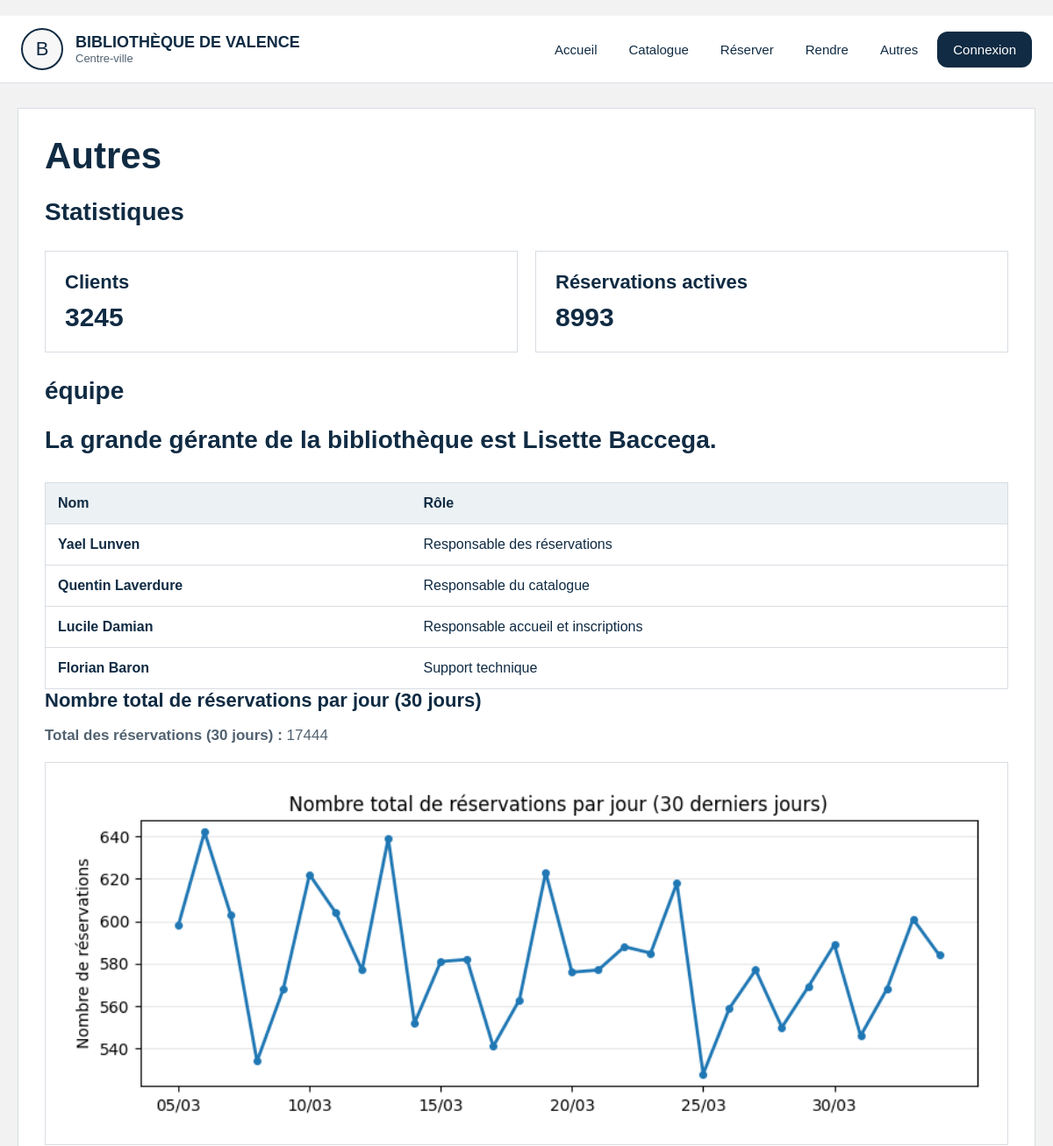
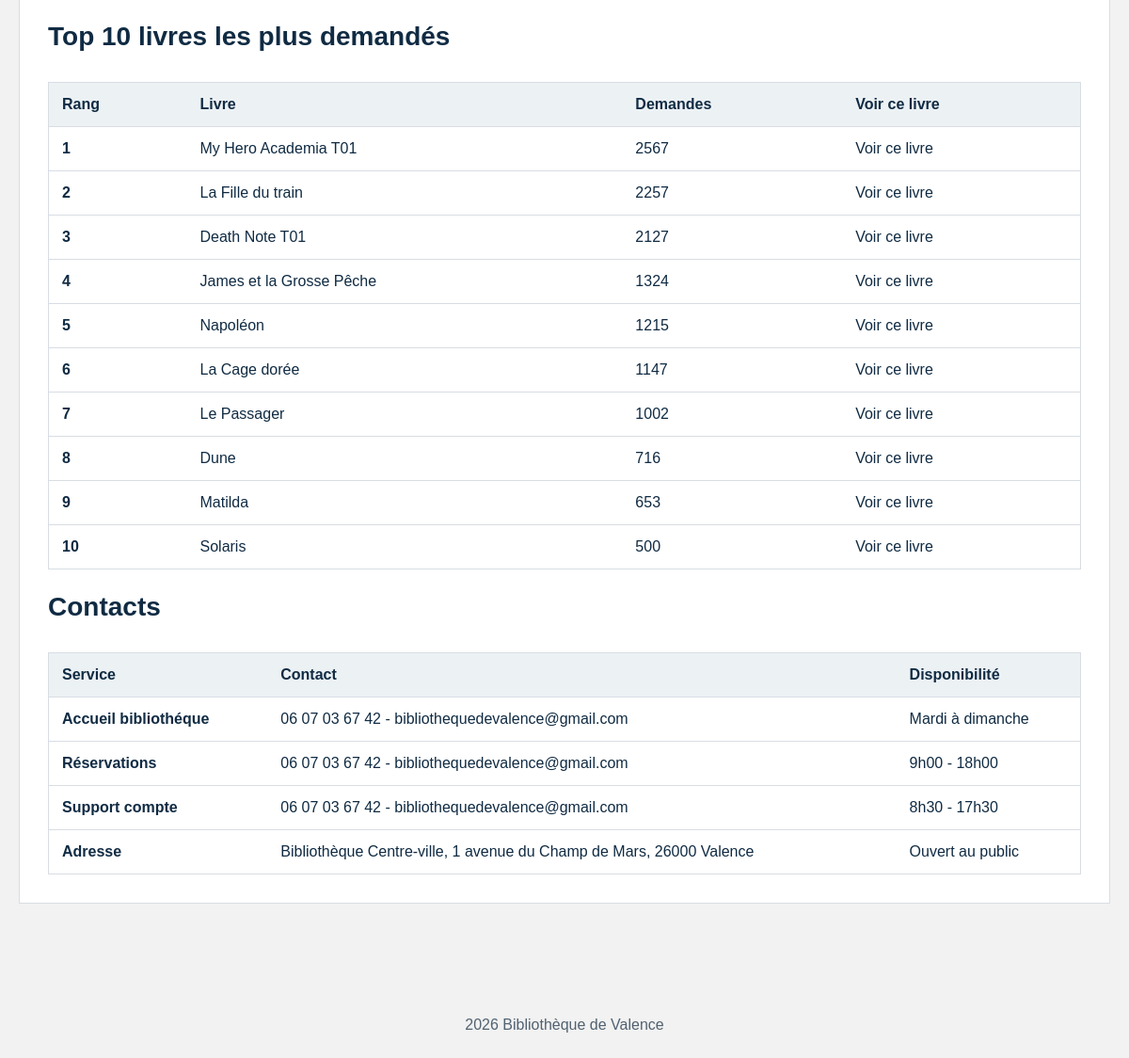
The app's page /statistiques with its own data (2 pictures, top to bottom).
### tables this page shows
CREATE TABLE LIVRE (id_livre INTEGER PRIMARY KEY, nom_livre TEXT, auteur_livre TEXT, maison_edition_livre TEXT, annee_livre NUMERIC, id_categorie NUMERIC REFERENCES CATEGORIE (id_categorie), ISBN_livre NUMERIC, resume TEXT, image TEXT, disponibilité INTEGER, total_exemplaires INTEGER);

### main.py (the view)
@application.route("/autres")
@application.route("/statistiques")
def autres():
    base = bdd()
    nb_clients = int(base.execute("SELECT COUNT(*) FROM CLIENT").fetchone()[0])
    nb_reservations_actives = int(
        base.execute("SELECT COUNT(*) FROM RESERVATION WHERE date_retour_effective IS NULL").fetchone()[0]
    )
    top_livres_demandes = [
        dict(x)
        for x in base.execute(
            """
            SELECT
                l.id_livre,
                l.nom_livre,
                c.nom_categorie,
                COUNT(*) AS nb_demandes
            FROM "LIGNE LIVRE" ll
            JOIN LIVRE l ON l.id_livre = ll.id_livre
            LEFT JOIN CATEGORIE c ON c.id_categorie = l.id_categorie
            GROUP BY l.id_livre, l.nom_livre, c.nom_categorie
            ORDER BY nb_demandes DESC, l.nom_livre ASC
            LIMIT 10
            """
        ).fetchall()
    ]
    for livre in top_livres_demandes:
        livre["slug_categorie"] = faire_slug(livre.get("nom_categorie") or "")
    total_reservations_30j = 0
    aujourd_hui = date.today()
    date_min = aujourd_hui - timedelta(days=29)
    reservations = base.execute(
        "SELECT date_reservation FROM RESERVATION WHERE date_reservation IS NOT NULL"
    ).fetchall()
    compte_par_jour = Counter()
    for ligne in reservations:
        date_brute = str(ligne["date_reservation"] or "").strip()
        if not date_brute:
            continue
        try:
            jour = datetime.strptime(date_brute, "%d/%m/%Y").date()
        except ValueError:
            continue
        if date_min <= jour <= aujourd_hui:
            compte_par_jour[jour] += 1
    stats_30j = []
    for i in range(30):
        jour = date_min + timedelta(days=i)
        nb = int(compte_par_jour.get(jour, 0))
        total_reservations_30j += nb
        stats_30j.append({"date": jour.strftime("%d/%m"), "nb_reservations": nb})
    stats_chart_image = ""
    stats_chart_error = ""
    try:
        figure = Figure(figsize=(8.2, 3.1))
        axe = figure.add_subplot(111)
        labels = [x["date"] for x in stats_30j]
        valeurs = [x["nb_reservations"] for x in stats_30j]
        x = list(range(len(labels)))
        axe.plot(x, valeurs, marker="o", linewidth=2, markersize=4, color="#1f77b4")
        axe.set_title("Nombre total de réservations par jour (30 derniers jours)")
        axe.set_ylabel("Nombre de réservations")
        axe.set_xticks(x[::5], [labels[i] for i in x[::5]])
        axe.grid(axis="y", alpha=0.3)
        tampon = BytesIO()
        figure.tight_layout()
        figure.savefig(tampon, format="png")
        stats_chart_image = base64.b64encode(tampon.getvalue()).decode("utf-8")
    except Exception:
        stats_chart_error = "Graphique indisponible sur cet environnement."
    return render_template(
        "autres.html",
        nb_clients=nb_clients,
        nb_reservations_actives=nb_reservations_actives,
        total_reservations_30j=total_reservations_30j,
        stats_chart_image=stats_chart_image,
        stats_chart_error=stats_chart_error,
        top_livres_demandes=top_livres_demandes,
    )

### def.py (called while the page is built)
def bdd(base_path=BASE_DONNEES):
    if "bdd" not in g:
        g.bdd = sqlite3.connect(base_path)
        g.bdd.row_factory = sqlite3.Row
    return g.bdd

def fermer_bdd(_erreur=None):
    connexion = g.pop("bdd", None)
    if connexion:
        connexion.close()

def faire_slug(texte):
    return "-".join(str(texte).strip().lower().split()) # permet de convertir un m eSSage en message

def categories_menu(base_path=BASE_DONNEES):
    try:
        lignes = bdd(base_path).execute(
            "SELECT id_categorie, nom_categorie FROM CATEGORIE ORDER BY id_categorie"
        ).fetchall()
    except Exception:
        return []
    return [
        {
            "id": l["id_categorie"],
            "nom": l["nom_categorie"],
            "categorie_url": faire_slug(l["nom_categorie"]),
        }
        for l in lignes
    ]

def contexte_global(base_path=BASE_DONNEES):
    return {
        "utilisateur": session.get("utilisateur"),
        "admin_connecte": bool(session.get("admin")),
        "menu_categories": categories_menu(base_path),
    }

### main.py (called while the page is built)
@application.teardown_appcontext
def fermer_bdd(_erreur):
    module_def.fermer_bdd(_erreur)

@application.context_processor
def contexte_global():
    return module_def.contexte_global(BASE_DONNEES)

### templates/autres.html (shortened to what this page needs)
﻿{% extends "base.html" %}
{% block content %}
<h1>Autres</h1>
<h2>Statistiques</h2>
<div class="liste-blocs cartes-stats">
    <div class="bloc">
        <h3>Clients</h3>
        <p>{{ nb_clients }}</p>
    </div>
    <div class="bloc">
        <h3>Réservations actives</h3>
        <p>{{ nb_reservations_actives }}</p>
    </div>
</div>
<h2>équipe</h2>
<h2>La grande gérante de la bibliothèque est <strong>Lisette Baccega</strong>.</h2>
<div class="table-conteneur">
    <table class="tableau-horaires">
        <thead>
            <tr>
                <th>Nom</th>
                <th>Rôle</th>
            </tr>
        </thead>
        <tbody>
            <tr>
                <td>Yael Lunven</td>
                <td>Responsable des réservations</td>
            </tr>
            <tr>
                <td>Quentin Laverdure</td>
                <td>Responsable du catalogue</td>
            </tr>
            <tr>
                <td>Lucile Damian</td>
                <td>Responsable accueil et inscriptions</td>
            </tr>
            <tr>
                <td>Florian Baron</td>
                <td>Support technique</td>
            </tr>
        </tbody>
    </table>
</div>
<h3>Nombre total de réservations par jour (30 jours)</h3>
<p><strong>Total des réservations (30 jours) :</strong> {{ total_reservations_30j }}</p>
{% if stats_chart_image %}
<div class="zone-graphe">
    <img alt="Graphique du nombre total de réservations par jour" class="image-graphe">
</div>
{% else %}
<div class="message-erreur">{{ stats_chart_error }}</div>
{% endif %}
<h2>Top 10 livres les plus demandés</h2>
<div class="table-conteneur">
    <table class="tableau-horaires">
        <thead>
            <tr>
                <th>Rang</th>
                <th>Livre</th>
                <th>Demandes</th>
                <th>Voir ce livre</th>
            </tr>
        </thead>
        <tbody>
            {% for livre in top_livres_demandes %}
            <tr>
                <td>{{ loop.index }}</td>
                <td>{{ livre["nom_livre"] }}</td>
                <td>{{ livre["nb_demandes"] }}</td>
                <td>
                    <a href="/catalogue/{{ livre['slug_categorie'] }}?q={{ livre['nom_livre']|urlencode }}">Voir ce livre</a>
                </td>
            </tr>
            {% else %}
            <tr>
                <td colspan="4">Aucune demande pour le moment.</td>
            </tr>
            {% endfor %}
        </tbody>
    </table>
</div>
<h2>Contacts</h2>
<div class="table-conteneur">
    <table class="tableau-horaires">
        <thead>
            <tr>
                <th>Service</th>
                <th>Contact</th>
                <th>Disponibilité</th>
            </tr>
        </thead>
        <tbody>
            <tr>
                <td>Accueil bibliothéque</td>
                <td>06 07 03 67 42 - bibliothequedevalence@gmail.com</td>
                <td>Mardi à dimanche</td>
            </tr>
            <tr>
                <td>Réservations</td>
                <td>06 07 03 67 42 - bibliothequedevalence@gmail.com</td>
                <td>9h00 - 18h00</td>
            </tr>
            <tr>
                <td>Support compte</td>
                <td>06 07 03 67 42 - bibliothequedevalence@gmail.com</td>
                <td>8h30 - 17h30</td>
            </tr>
            <tr>
                <td>Adresse</td>
                <td>Bibliothèque Centre-ville, 1 avenue du Champ de Mars, 26000 Valence</td>
                <td>Ouvert au public</td>
            </tr>
        </tbody>
    </table>
</div>
{% endblock %}

### static/style.css (style rules this page uses)
* { box-sizing:border-box; }
body { margin:0; font-family:Arial, sans-serif; background:var(--fond); color:var(--bleu); }
a { text-decoration:none; color:inherit; }
img { max-width:100%; }
.bloc-principal h1 { margin:0 0 10px 0; font-size:42px; }
.bloc-principal h2 { margin:24px 0 12px 0; font-size:28px; }
.bloc-principal h3 { margin:0 0 8px 0; font-size:22px; }
.bloc-principal p { color:var(--gris); font-size:17px; }
.liste-blocs { display:grid; grid-template-columns:repeat(auto-fit,minmax(240px,1fr)); gap:20px; margin:28px 0; }
.bloc { display:block; background:var(--blanc); border:1px solid var(--gris-clair); padding:22px; }
.bloc h3 { margin:0 0 10px 0; }
.bloc p { margin:0; }
.tableau-horaires { width:100%; border-collapse:collapse; background:var(--blanc); border:1px solid var(--gris-clair); margin-top:20px; }
.tableau-horaires th, .tableau-horaires td { padding:14px; border-bottom:1px solid var(--gris-clair); text-align:left; }
.tableau-horaires th { background:#ecf1f4; }
.tableau-horaires td:first-child { font-weight:bold; color:var(--bleu); }
.table-conteneur { overflow:auto; }
.cartes-stats .bloc p { font-size:30px; font-weight:bold; color:var(--bleu); }
.zone-graphe { margin-top:20px; padding:16px; border:1px solid var(--gris-clair); background:#fff; }
.image-graphe { width:100%; height:auto; display:block; }

### records on screen
LIVRE: nom_livre "My Hero Academia T01", nb_demandes "2567"
LIVRE: nom_livre "La Fille du train", nb_demandes "2257"
LIVRE: nom_livre "Death Note T01", nb_demandes "2127"
LIVRE: nom_livre "James et la Grosse Pêche", nb_demandes "1324"
LIVRE: nom_livre "Napoléon", nb_demandes "1215"
LIVRE: nom_livre "La Cage dorée", nb_demandes "1147"
LIVRE: nom_livre "Le Passager", nb_demandes "1002"
LIVRE: nom_livre "Dune", nb_demandes "716"
LIVRE: nom_livre "Matilda", nb_demandes "653"
LIVRE: nom_livre "Solaris", nb_demandes "500"

### other values on screen
{{ nb_clients }} "3245"
{{ nb_reservations_actives }} "8993"
{{ total_reservations_30j }} "17444"
